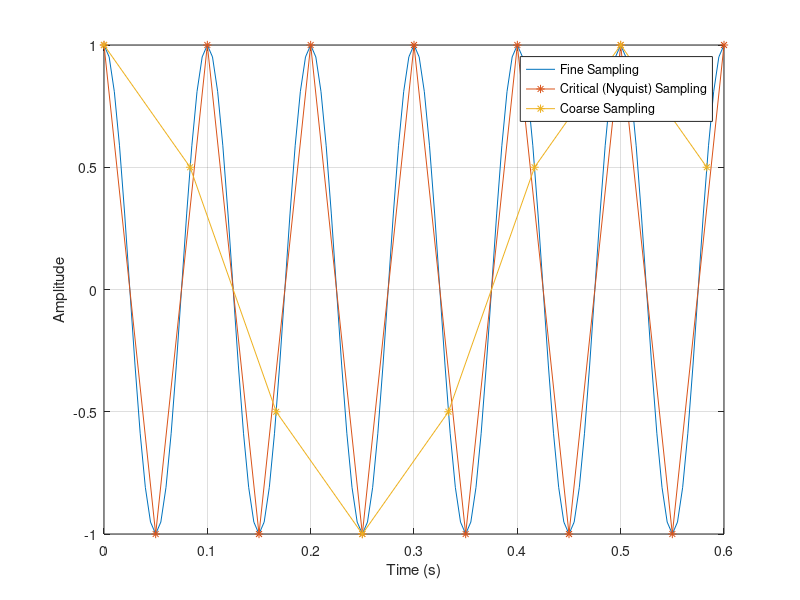

MATLAB code to generate this figure:
% Aliasing - Script B
%
% Turker Dolapci
% 2024.09.15
%

clear all 	% clears everything in workspace
close all	% closes if there is something (e.g. figures)
clc 		% clears command window

%% Input section
fc= 10; %frequency of the tone to be generated
T=1/fc; %period of the tone to be generated
tdur= 6*T; % time length of the tone to be generated in seconds

fs_high=20*fc; %very fine smpling rate that can represent the signal correctly
fs_nyquist=2*fc; %critical sampling rate, edge of aliasing
fs_low= fs_nyquist*0.6; %slower than the nyquist rate, aliasing will occur

%% Plot a tone with different sampling rates 

t_fine= (0:(1/fs_high):tdur).'; 	%time vector for different sampling rates
t_critical= (0:(1/fs_nyquist):tdur).'; 
t_coarse= (0:(1/fs_low):tdur).'; 

sig_fine= cos(2*pi*fc*t_fine); %generating the tone with same frequency with different sampling rates
sig_critical= cos(2*pi*fc*t_critical);
sig_coarse= cos(2*pi*fc*t_coarse);

figure;
plot(t_fine, sig_fine)
hold on
plot(t_critical, sig_critical,'-*')
plot(t_coarse, sig_coarse,'-*')
legend('Fine Sampling','Critical (Nyquist) Sampling','Coarse Sampling')
ylabel('Amplitude')
xlabel('Time (s)')
grid on
xlim([0 tdur])
ylim([-1 1])